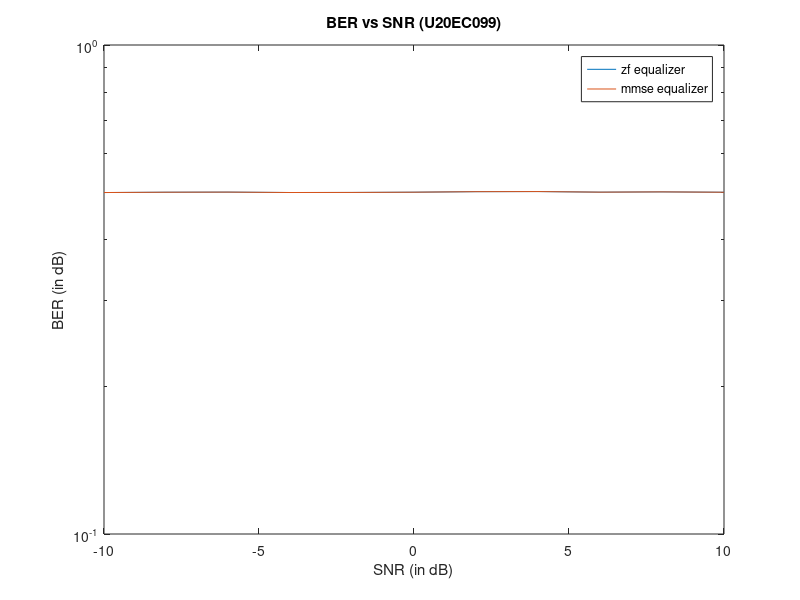

This figure's MATLAB source:
clc;
close all;
Nt=input('Enter the number of transmitting antennas: ');
Nr=input('Enter the number of receiving antennas: ');
bl=input('Enter the number of message bits: ');
a=randn(Nt,Nr);                         
b=randn(Nt,Nr);             
c=randn(Nr,bl);
d=randn(Nr,bl);
Noise=(1/sqrt(2))*complex(c,d);         %noise function
H=(1/sqrt(2))*complex(a,b);             %channel function
snr1=-10:2:10;                          %defining SNR
ber_zf=zeros(1,length(snr1));           %array for zero forcing ber
ber_mmse=zeros(1,length(snr1));         %array for mmse ber 
snr=10.^(snr1/10);                      %db_to_linear
for p = 1 : 10000
    p
    for i=1:length(snr1)
        data=randi([0,1],Nt,bl);        %giving binary to numbers
        data1=2*data-1;                 %modulation
        data1=data1.*(sqrt(snr(i))/sqrt(Nt));%amplifying
        y=H*data1+Noise;                   %noise addition
        y_zf=pinv(H)*y;                    %zero_forcing
        y_mmse=inv(H'*H+((1/snr(i)).*eye(Nt)))*H'*y;%mmse equalizer
        eq_zf=real(y_zf>=0);                %hard decoding
        eq_mmse=real(y_mmse>=0);            %mmse equalizer
        [n_zf,r_zf]=biterr(data,eq_zf);     %ber calcualtion
        [n_mmse,r_mmse]=biterr(data,eq_mmse);
        ber_zf(i) = ber_zf(i) + r_zf;   %ber storage of zero forcing
        ber_mmse(i)= ber_mmse(i) + r_mmse;%ber storage of mmse
    end
end
ber_zf = ber_zf/10000;              
ber_mmse = ber_mmse/10000;
semilogy(snr1,ber_zf,snr1, ber_mmse); 
legend('zf equalizer','mmse equalizer');
title('BER vs SNR (U20EC099)');
ylabel('BER (in dB)');
xlabel('SNR (in dB)');